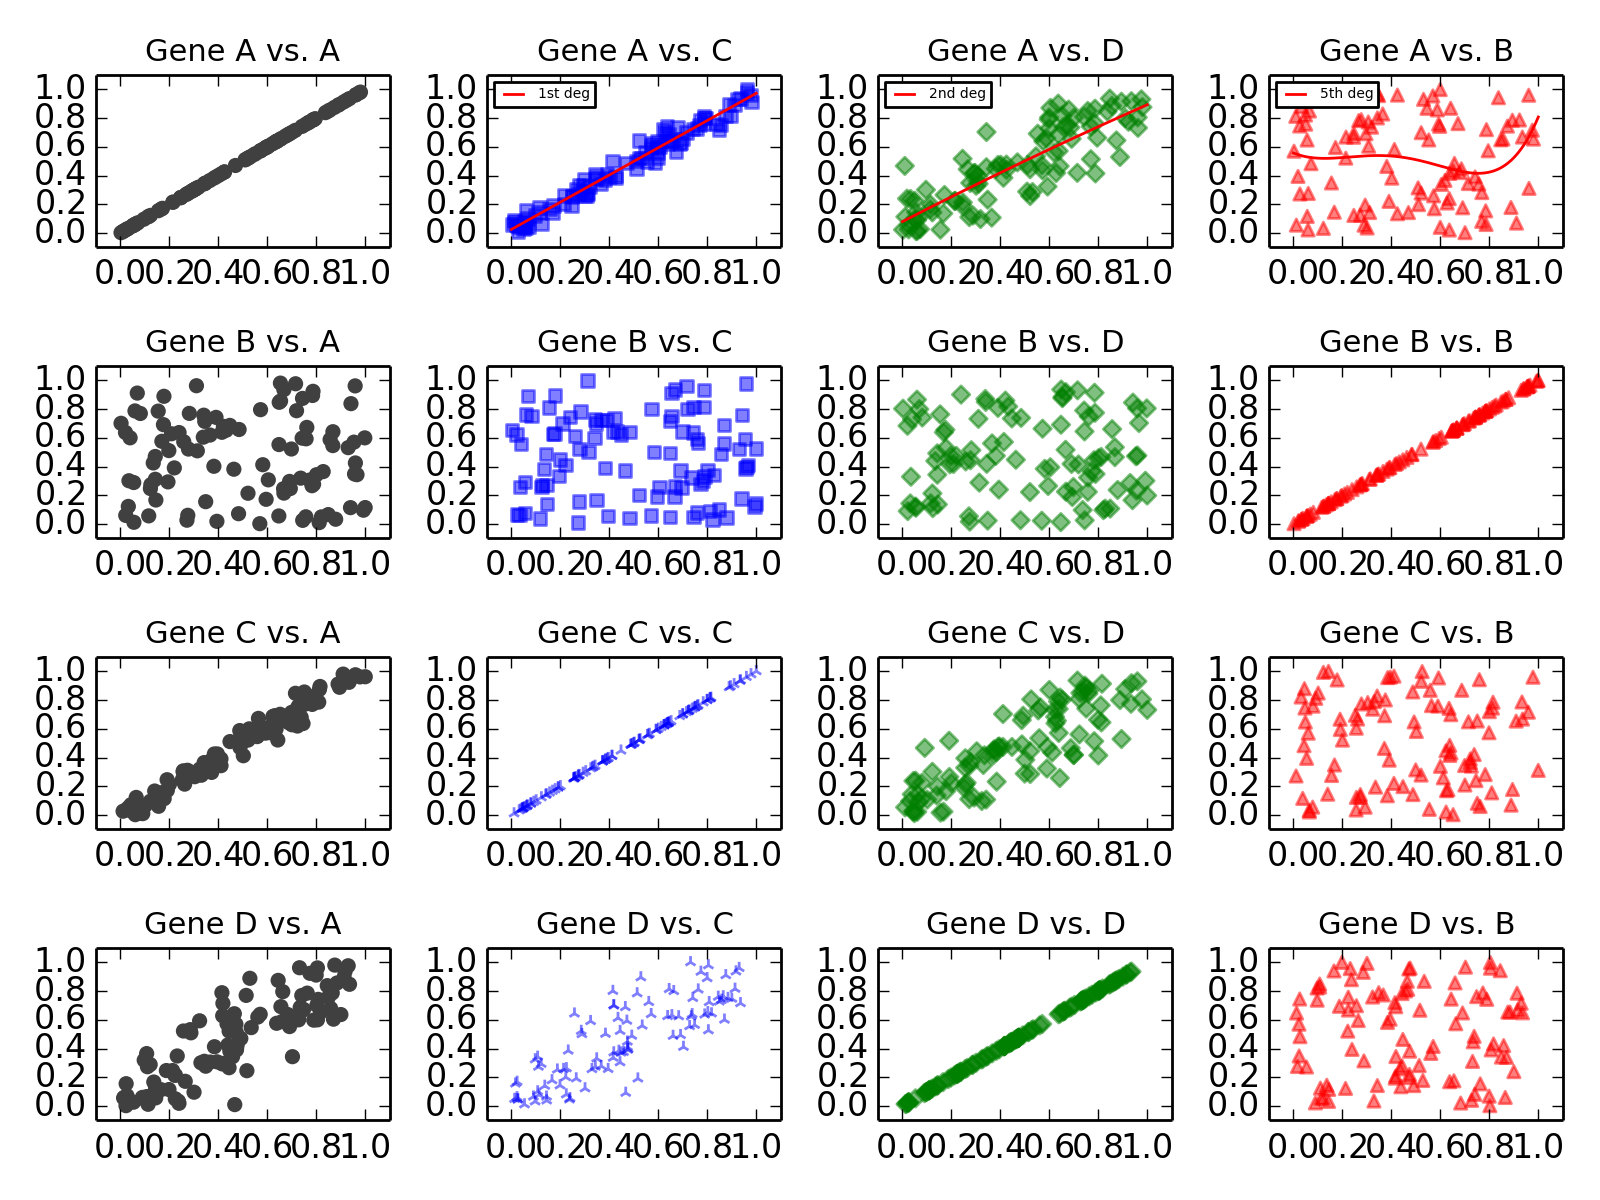

Recreate this plot in Python.
from pylab import * 
import numpy
from matplotlib import pyplot
import matplotlib.pyplot as plt
import warnings

warnings.filterwarnings("ignore")

def getresults(number):
    f = open("genes.dat","r")
    f.next()
    deney=[]
    for row in f:
        x = row.rstrip('\n').split(',')
        deney.append(float(x[number]))
    return deney

a = getresults(0)
b = getresults(1)
c = getresults(2)
d = getresults(3)

#1x1
ax1 = plt.subplot2grid((4,4), (0, 0))
plt.scatter(a, a, color = '0.25')
plt.axis([-0.1,1.1,-0.1,1.1])
plt.title('Gene A vs. A', fontsize=11)
plt.legend(loc='upper left', prop={'size':5})
#1x2
ax2 = plt.subplot2grid((4,4), (0, 3))
best3=np.polyfit(a,b,5)
xp = np.linspace(0,1,10000)
p = np.poly1d(best3)
plt.scatter(a, b, color = 'red', marker= '^', alpha=0.5)
plt.plot(xp, p(xp), 'r', label = '5th deg')
plt.axis([-0.1,1.1,-0.1,1.1])
plt.title('Gene A vs. B', fontsize=11)
plt.legend(loc='upper left', prop={'size':5})
#1x3
ax3 = plt.subplot2grid((4,4), (0, 1))
best=np.polyfit(a,c,1)
xp = np.linspace(0,1,10000)
p = np.poly1d(best)
plt.scatter(a, c, color = 'blue', marker ='s', alpha = 0.5 )
plt.plot(xp, p(xp), 'r', label = '1st deg')
plt.axis([-0.1,1.1,-0.1,1.1])
plt.title('Gene A vs. C', fontsize=11)
plt.legend(loc='upper left', prop={'size':5})
#1x4
ax4 = plt.subplot2grid((4,4), (0, 2))
best2=np.polyfit(a,d,2)
xp = np.linspace(0,1,10000)
p = np.poly1d(best2)
plt.scatter(a, d, color = 'green', marker ='D', alpha = 0.5 )
plt.plot(xp, p(xp), 'r', label = '2nd deg')
plt.axis([-0.1,1.1,-0.1,1.1])
plt.title('Gene A vs. D', fontsize=11)
plt.legend(loc='upper left', prop={'size':5})
#2x1
ax5 = plt.subplot2grid((4,4), (1, 0))
plt.scatter(b, a, color = '0.25')
plt.axis([-0.1,1.1,-0.1,1.1])
plt.title('Gene B vs. A', fontsize=11)
plt.legend(loc='upper left', prop={'size':5})
#2x2
ax6 = plt.subplot2grid((4,4), (1, 3))
plt.scatter(b, b, color = 'red', marker= '^', alpha=0.5)
plt.axis([-0.1,1.1,-0.1,1.1])
plt.title('Gene B vs. B', fontsize=11)
plt.legend(loc='upper left', prop={'size':5})
#2x3
ax7 = plt.subplot2grid((4,4), (1, 1))
plt.scatter(b, c, color = 'blue', marker ='s', alpha = 0.5 )
plt.axis([-0.1,1.1,-0.1,1.1])
plt.title('Gene B vs. C', fontsize=11)
plt.legend(loc='upper left', prop={'size':5})
#2x4
ax8 = plt.subplot2grid((4,4), (1, 2))
plt.scatter(b, d, color = 'green', marker ='D', alpha = 0.5 )
plt.axis([-0.1,1.1,-0.1,1.1])
plt.title('Gene B vs. D', fontsize=11)
plt.legend(loc='upper left', prop={'size':5})
#3x1
ax9 = plt.subplot2grid((4,4), (2, 0))
plt.scatter(c, a, color = '0.25')
plt.axis([-0.1,1.1,-0.1,1.1])
plt.title('Gene C vs. A', fontsize=11)
plt.legend(loc='upper left', prop={'size':5})
#3x2
ax10 = plt.subplot2grid((4,4), (2, 3))
plt.scatter(c, b, color = 'red', marker= '^', alpha=0.5)
plt.axis([-0.1,1.1,-0.1,1.1])
plt.title('Gene C vs. B', fontsize=11)
plt.legend(loc='upper left', prop={'size':5})
#3x3
ax11 = plt.subplot2grid((4,4), (2, 1))
plt.scatter(c, c, color = 'blue', marker ='4', alpha = 0.5 )
plt.axis([-0.1,1.1,-0.1,1.1])
plt.title('Gene C vs. C', fontsize=11)
plt.legend(loc='upper left', prop={'size':5})
#3x4
ax12 = plt.subplot2grid((4,4), (2, 2))
plt.scatter(c, d, color = 'green', marker ='D', alpha = 0.5 )
plt.axis([-0.1,1.1,-0.1,1.1])
plt.title('Gene C vs. D', fontsize=11)
plt.legend(loc='upper left', prop={'size':5})
#4x1
ax13 = plt.subplot2grid((4,4), (3, 0))
plt.scatter(d, a, color = '0.25')
plt.axis([-0.1,1.1,-0.1,1.1])
plt.title('Gene D vs. A', fontsize=11)
plt.legend(loc='upper left', prop={'size':5})
#4x2
ax14 = plt.subplot2grid((4,4), (3, 3))
plt.scatter(d, b, color = 'red', marker= '^', alpha=0.5)
plt.axis([-0.1,1.1,-0.1,1.1])
plt.title('Gene D vs. B', fontsize=11)
plt.legend(loc='upper left', prop={'size':5})
#4x3
ax15 = plt.subplot2grid((4,4), (3, 1))
plt.scatter(d, c, color = 'blue', marker ='4', alpha = 0.5 )
plt.axis([-0.1,1.1,-0.1,1.1])
plt.title('Gene D vs. C', fontsize=11)
plt.legend(loc='upper left', prop={'size':5})
#4x4
ax16 = plt.subplot2grid((4,4), (3, 2))
plt.scatter(d, d, color = 'green', marker ='D', alpha = 0.5 )
plt.axis([-0.1,1.1,-0.1,1.1])
plt.axis([-0.1,1.1,-0.1,1.1])
plt.title('Gene D vs. D', fontsize=11)
plt.legend(loc='upper left', prop={'size':5})

plt.tight_layout()
pyplot.savefig('problem4.png', dpi=200)
plt.show()
